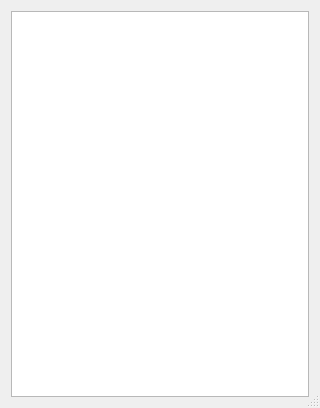
<?xml version="1.0" encoding="UTF-8"?>
<ui version="4.0">
 <class>Dialog_Account</class>
 <widget class="QDialog" name="Dialog_Account">
  <property name="geometry">
   <rect>
    <x>0</x>
    <y>0</y>
    <width>320</width>
    <height>408</height>
   </rect>
  </property>
  <property name="windowTitle">
   <string>请选择合适的账户</string>
  </property>
  <property name="sizeGripEnabled">
   <bool>true</bool>
  </property>
  <layout class="QVBoxLayout" name="verticalLayout">
   <item>
    <widget class="QTreeView" name="AccountTree">
     <property name="editTriggers">
      <set>QAbstractItemView::NoEditTriggers</set>
     </property>
    </widget>
   </item>
  </layout>
 </widget>
 <resources>
  <include location="img.qrc"/>
 </resources>
 <connections/>
</ui>
